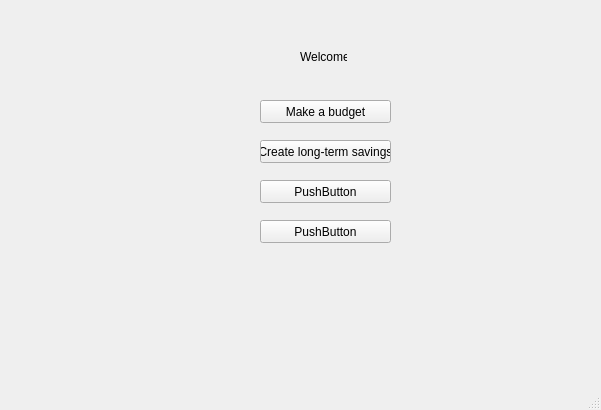
<?xml version="1.0" encoding="UTF-8"?>
<ui version="4.0">
 <class>MainWindow</class>
 <widget class="QMainWindow" name="MainWindow">
  <property name="geometry">
   <rect>
    <x>0</x>
    <y>0</y>
    <width>601</width>
    <height>410</height>
   </rect>
  </property>
  <property name="windowTitle">
   <string>MainWindow</string>
  </property>
  <widget class="QWidget" name="centralwidget">
   <widget class="QLabel" name="label">
    <property name="geometry">
     <rect>
      <x>300</x>
      <y>50</y>
      <width>47</width>
      <height>13</height>
     </rect>
    </property>
    <property name="text">
     <string>Welcome</string>
    </property>
   </widget>
   <widget class="QPushButton" name="pushButton">
    <property name="geometry">
     <rect>
      <x>260</x>
      <y>100</y>
      <width>131</width>
      <height>23</height>
     </rect>
    </property>
    <property name="text">
     <string>Make a budget</string>
    </property>
   </widget>
   <widget class="QPushButton" name="pushButton_2">
    <property name="geometry">
     <rect>
      <x>260</x>
      <y>140</y>
      <width>131</width>
      <height>23</height>
     </rect>
    </property>
    <property name="text">
     <string>Create long-term savings</string>
    </property>
   </widget>
   <widget class="QPushButton" name="pushButton_3">
    <property name="geometry">
     <rect>
      <x>260</x>
      <y>180</y>
      <width>131</width>
      <height>23</height>
     </rect>
    </property>
    <property name="text">
     <string>PushButton</string>
    </property>
   </widget>
   <widget class="QPushButton" name="pushButton_4">
    <property name="geometry">
     <rect>
      <x>260</x>
      <y>220</y>
      <width>131</width>
      <height>23</height>
     </rect>
    </property>
    <property name="text">
     <string>PushButton</string>
    </property>
   </widget>
   <widget class="QLabel" name="label_2">
    <property name="geometry">
     <rect>
      <x>0</x>
      <y>0</y>
      <width>221</width>
      <height>81</height>
     </rect>
    </property>
    <property name="text">
     <string/>
    </property>
    <property name="pixmap">
     <pixmap>STMP-Logo.png</pixmap>
    </property>
    <property name="scaledContents">
     <bool>true</bool>
    </property>
   </widget>
  </widget>
  <widget class="QMenuBar" name="menubar">
   <property name="geometry">
    <rect>
     <x>0</x>
     <y>0</y>
     <width>601</width>
     <height>21</height>
    </rect>
   </property>
  </widget>
  <widget class="QStatusBar" name="statusbar"/>
 </widget>
 <resources/>
 <connections/>
</ui>
